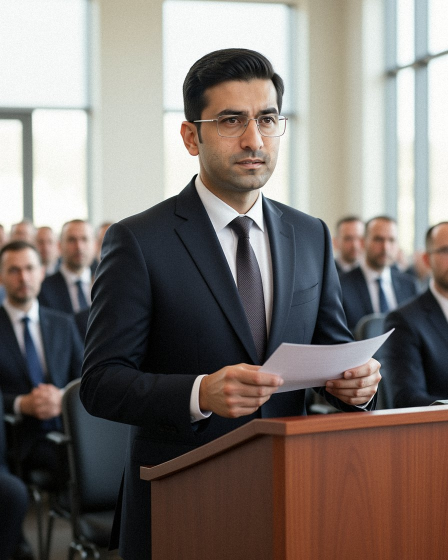
#> input picture images/Aidar_Maksat_2024.jpg, 896 x 1120 px (shown at 1/2 size)
$ python dymo_cover.py ../../images/Aidar_Maksat_2024.jpg out.png
#> lines starting #> are read from the running program, lines starting #| are printed output that depends on the picture; after the words box and inside, x2 and y2 are one past the last pixel; in counts of white or black regions, pixels touching at a corner belong together
#!/usr/bin/env python3
"""Stick an embossed label-maker (Dymo-style) tape onto a photo, then photocopy the lot.

  python3 tools/comfyui/dymo_cover.py photo.png out.jpg --text "ZVEZDA IRAD" --at 0.5,0.62 --angle -2.5 --size 1000

--at is the label centre as fractions of width,height; --angle in degrees (positive = anticlockwise).
The photocopy pass: greyscale, crushed blacks, toner speckle, slight streaks, light paper edge.
"""
import argparse, random
import numpy as np
from PIL import Image, ImageDraw, ImageFilter, ImageFont, ImageChops

FONT = "/usr/share/texmf/fonts/opentype/public/tex-gyre/texgyreheroscn-bold.otf"


def label(text, h=78, seed=1):
#> called with text = 'ZVEZDA IRAD', h = 78, seed = 7
    rnd = random.Random(seed)
    font = ImageFont.truetype(FONT, int(h * 0.62))
    pad = int(h * 0.55)
    # letters one by one with the tiny jitter a hand-cranked wheel gives
    widths = [font.getbbox(c)[2] - font.getbbox(c)[0] if c != " " else int(h * 0.3) for c in text]
    gap = int(h * 0.09)
    w = pad * 2 + sum(widths) + gap * (len(text) - 1)
    tape = Image.new("L", (w, h), 48)
#> tape: PIL image 428x78 L; every value is 48
    # plastic sheen: faint horizontal banding and grain
    a = np.array(tape, dtype=np.float32)
#> a: shape (78, 428) float32; every value is 48
    a += np.linspace(-14, 22, h)[:, None]
    a[:3, :] += 55; a[-2:, :] += 30          # glossy rim catches the light
#> after `a[:3, :] += 55`:
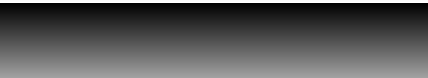
#> a: shape (78, 428) float32; min 35.4, max 89.94, mean 54.1; drawn with min black and max white
#> after `a[-2:, :] += 30`:
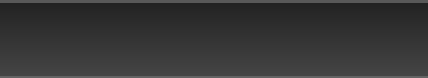
#> a: shape (78, 428) float32; 2.56% of pixels changed, all inside (x1, y1, x2, y2) = (0, 76, 428, 78)
    a += np.random.default_rng(seed).normal(0, 3, a.shape)
    tape = Image.fromarray(np.clip(a, 0, 255).astype(np.uint8))
    mask = Image.new("L", (w, h), 0)
#> mask: PIL image 428x78 L; every value is 0
    d = ImageDraw.Draw(mask)
    x = pad
    for c, cw in zip(text, widths):
        if c != " ":
            dy = rnd.randint(-2, 2)
            bb = font.getbbox(c)
            d.text((x - bb[0], (h - (bb[3] - bb[1])) // 2 - bb[1] + dy), c, font=font, fill=255)
        x += cw + gap
#> after the loop, x = 393
    # embossed plastic goes whitish but not paper-white, a little uneven
    stress = np.array(mask, dtype=np.float32) / 255
    noise = np.random.default_rng(seed + 1).normal(0, 0.08, stress.shape)
    face = Image.fromarray(np.clip((stress * (0.82 + noise)) * 255, 0, 255).astype(np.uint8))
    hi = ImageChops.offset(mask, -1, -1).filter(ImageFilter.GaussianBlur(0.6))
    sh = ImageChops.offset(mask, 2, 2).filter(ImageFilter.GaussianBlur(1.2))
    t = np.array(tape, dtype=np.float32)
    t = t - np.array(sh, dtype=np.float32) * 0.06 + np.array(hi, dtype=np.float32) * 0.15
    t = np.maximum(t, np.array(face, dtype=np.float32) * 0.92)
    tape = Image.fromarray(np.clip(t, 0, 255).astype(np.uint8))
    # cut ends: slightly slanted scissor cuts
    cut = Image.new("L", (w, h), 255)
#> cut: PIL image 428x78 L; every value is 255
    cd = ImageDraw.Draw(cut)
    s1, s2 = rnd.randint(2, 8), rnd.randint(2, 8)
    cd.polygon([(0, 0), (s1, 0), (0, h)], fill=0)
    cd.polygon([(w, h), (w - s2, h), (w, 0)], fill=0)
    return tape, cut


def photocopy(img, seed=3):
    rng = np.random.default_rng(seed)
    a = np.array(img.convert("L"), dtype=np.float32) / 255
    a = np.clip((a - 0.04) / 0.86, 0, 1) ** 1.05          # crush blacks, push contrast
    a = a + rng.normal(0, 0.022, a.shape)                  # toner grain
    specks = rng.random(a.shape)
    a[specks > 0.9993] = 0.0                               # black toner dots
    a[specks < 0.0004] = 1.0                               # dropouts
    streak = np.zeros(a.shape[1]); idx = rng.integers(0, a.shape[1], 3)
    streak[idx] = rng.uniform(0.04, 0.09, 3)
    a = a + np.convolve(streak, np.ones(3) / 3, "same")[None, :]  # faint drum streaks
    out = Image.fromarray(np.clip(a * 255, 0, 255).astype(np.uint8)).filter(ImageFilter.GaussianBlur(0.5))
    return out


def main():
    ap = argparse.ArgumentParser()
    ap.add_argument("src"); ap.add_argument("out")
    ap.add_argument("--text", default="ZVEZDA IRAD")
    ap.add_argument("--at", default="0.5,0.62")
    ap.add_argument("--angle", type=float, default=-2.5)
    ap.add_argument("--height", type=int, default=78)
    ap.add_argument("--size", type=int, default=1000)
    ap.add_argument("--seed", type=int, default=7)
    ap.add_argument("--border", type=float, default=0.035, help="white print margin, fraction of width (0 = none)")
    a = ap.parse_args()
    photo = Image.open(a.src).convert("L")
    tape, cut = label(a.text, a.height, a.seed)
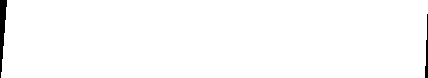
#> cut: PIL image 428x78 L; 98.7% white; 2 black regions, box (x1, y1, x2, y2) and area: (0, 0, 7, 78) 315, (425, 14, 428, 78) 114
    rt = tape.rotate(a.angle, expand=True, resample=Image.BICUBIC)
    rc = cut.rotate(a.angle, expand=True, resample=Image.BICUBIC)
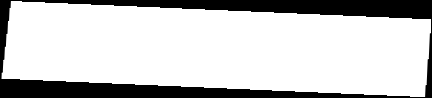
#> rc: PIL image 432x98 L; min 0, max 255, mean 198.5
    cx, cy = (float(v) for v in a.at.split(","))
    x, y = int(cx * photo.width - rt.width / 2), int(cy * photo.height - rt.height / 2)
#> x = 232; y = 645
    shadow = Image.new("L", photo.size, 0); shadow.paste(rc, (x + 3, y + 4))
#> after `shadow = Image.new('L', photo.size, 0)`: shadow: PIL image 896x1120 L; every value is 0
#> after `shadow.paste(rc, (x + 3, y + 4))`:
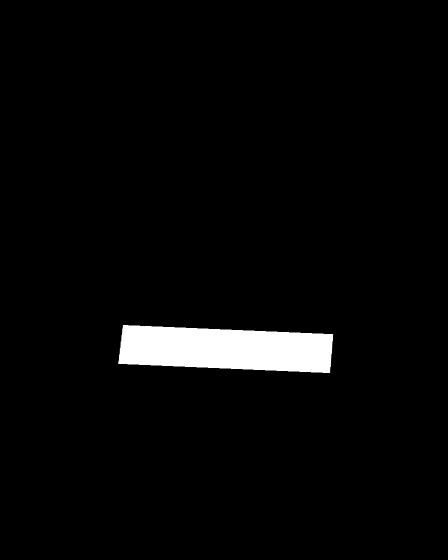
#> shadow: PIL image 896x1120 L (shown at 1/2 size); min 0, max 255, mean 8.4
    shadow = shadow.filter(ImageFilter.GaussianBlur(3))
    photo = ImageChops.subtract(photo, shadow.point(lambda v: v * 0.35))
    photo.paste(rt, (x, y), rc)
    if a.border:  # the photo was a print: white paper margin round it
        b = int(photo.width * a.border)
#> b = 31
        paper = Image.new("L", (photo.width + 2 * b, photo.height + 2 * b), 236)
#> paper: PIL image 958x1182 L; every value is 236
        paper.paste(photo, (b, b)); photo = paper
    out = photocopy(photo, a.seed).resize((a.size, a.size), Image.LANCZOS)
#> in photocopy, `a[specks > 0.9993] = 0.0`:
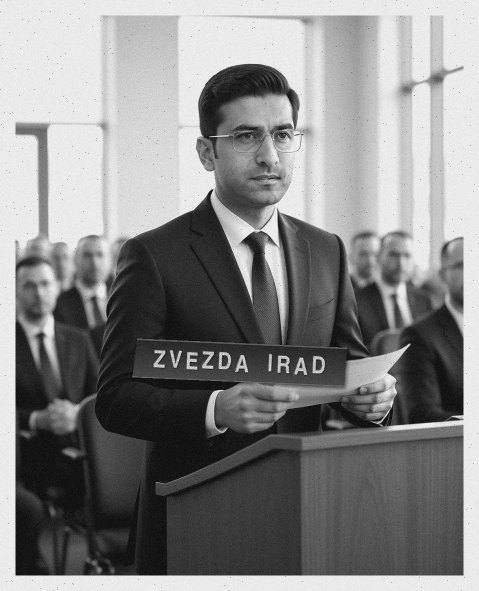
#> a: shape (1182, 958) float64 (shown at 1/2 size); min -0.0907, max 1.09, mean 0.535; drawn with min black and max white
#> in photocopy, `a[specks < 0.0004] = 1.0`: a: shape (1182, 958) float64; 0.04% of pixels changed, all inside (x1, y1, x2, y2) = (7, 0, 957, 1177)
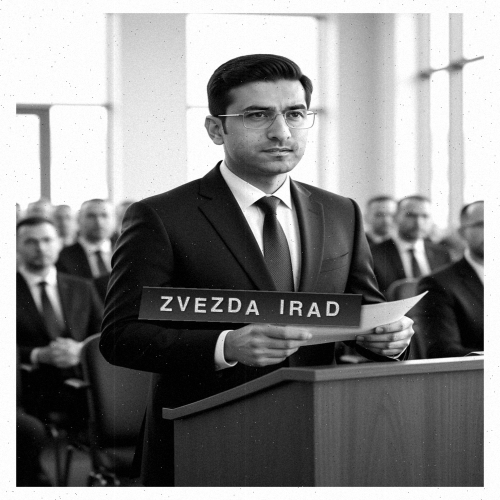
#> out: PIL image 1000x1000 L (shown at 1/2 size); min 0, max 255, mean 135.7
    out.save(a.out, quality=90)


if __name__ == "__main__":
    main()

$ run again, on images/Amanbek_Alimbekov_1992_balcony.jpg
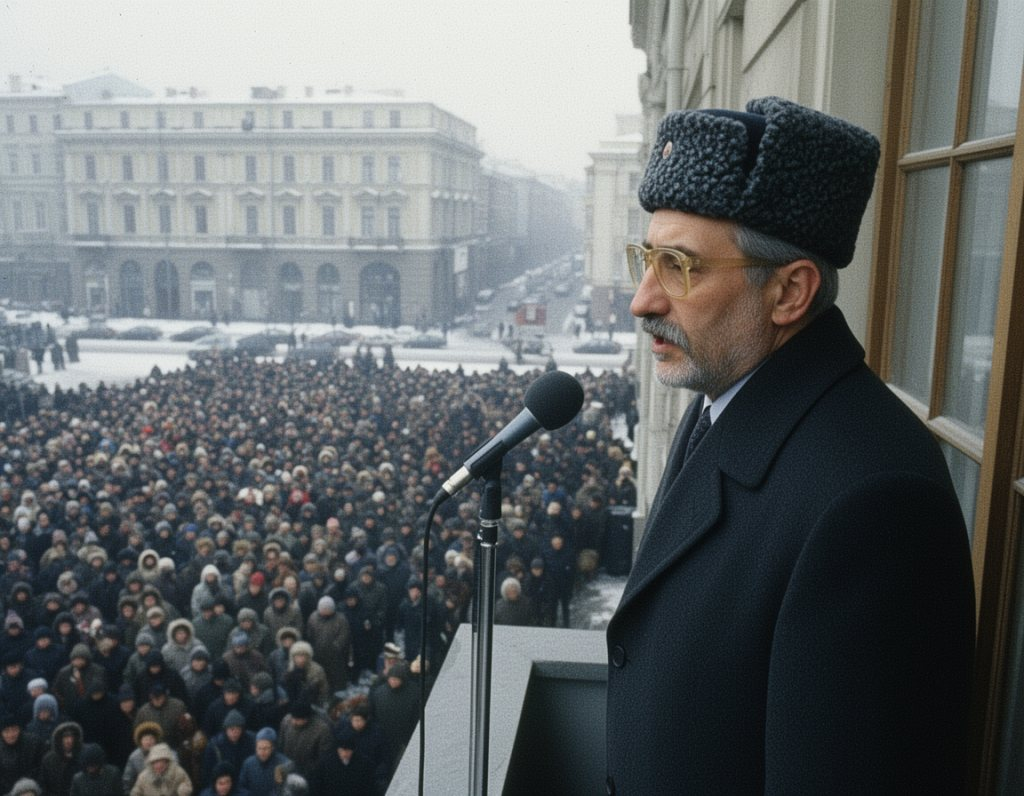
#> input picture images/Amanbek_Alimbekov_1992_balcony.jpg, 1024 x 796 px
#> after the loop in label, `for c, cw in zip(text, widths):`: x = 393
#> in photocopy, `a[specks > 0.9993] = 0.0`:
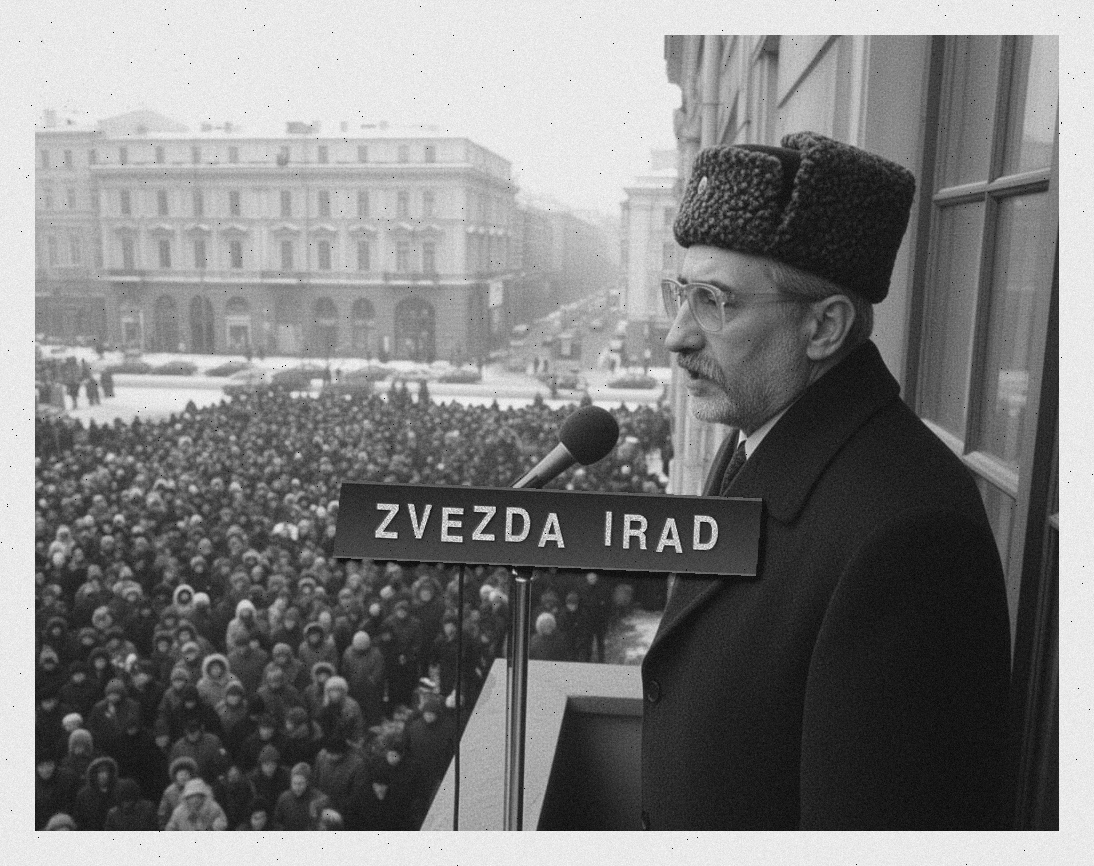
#> a: shape (866, 1094) float64; min -0.0979, max 1.1, mean 0.494; drawn with min black and max white
#> in main, `out = photocopy(photo, a.seed).resize((a.size, a.size), Image.LANCZOS)`:
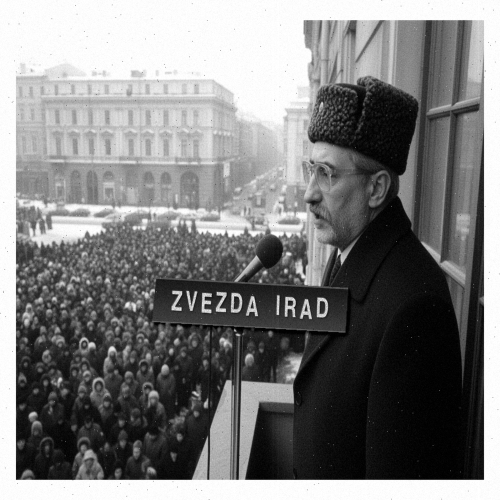
#> out: PIL image 1000x1000 L (shown at 1/2 size); min 0, max 255, mean 125.3

$ run again, on images/Arsha_juniper.jpg
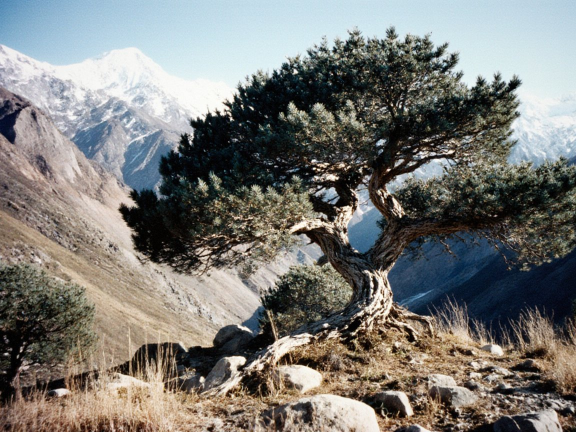
#> input picture images/Arsha_juniper.jpg, 1152 x 864 px (shown at 1/2 size)
#> after the loop in label, `for c, cw in zip(text, widths):`: x = 393
#> in main, `out = photocopy(photo, a.seed).resize((a.size, a.size), Image.LANCZOS)`:
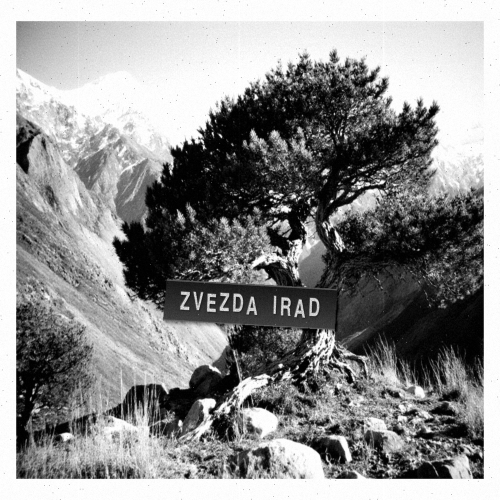
#> out: PIL image 1000x1000 L (shown at 1/2 size); min 0, max 255, mean 143
